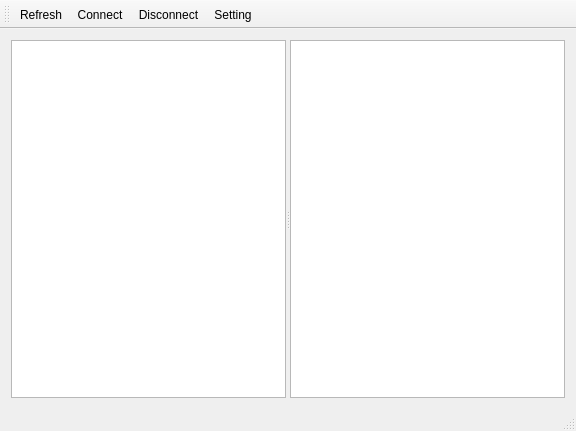
<?xml version="1.0" encoding="UTF-8"?>
<ui version="4.0">
 <class>MainWindow</class>
 <widget class="QMainWindow" name="MainWindow">
  <property name="geometry">
   <rect>
    <x>0</x>
    <y>0</y>
    <width>576</width>
    <height>431</height>
   </rect>
  </property>
  <property name="windowTitle">
   <string>MainWindow</string>
  </property>
  <widget class="QWidget" name="centralWidget">
   <layout class="QGridLayout" name="gridLayout">
    <item row="0" column="0">
     <widget class="QSplitter" name="splitter">
      <property name="orientation">
       <enum>Qt::Horizontal</enum>
      </property>
      <widget class="QPlainTextEdit" name="pte_finger_print"/>
      <widget class="QPlainTextEdit" name="pte_rfid"/>
     </widget>
    </item>
   </layout>
  </widget>
  <widget class="QMenuBar" name="menuBar">
   <property name="geometry">
    <rect>
     <x>0</x>
     <y>0</y>
     <width>576</width>
     <height>22</height>
    </rect>
   </property>
  </widget>
  <widget class="QToolBar" name="mainToolBar">
   <attribute name="toolBarArea">
    <enum>TopToolBarArea</enum>
   </attribute>
   <attribute name="toolBarBreak">
    <bool>false</bool>
   </attribute>
   <addaction name="actionRefresh"/>
   <addaction name="actionConnect"/>
   <addaction name="actionDisconnect"/>
   <addaction name="actionSetting"/>
  </widget>
  <widget class="QStatusBar" name="statusBar"/>
  <action name="actionRefresh">
   <property name="icon">
    <iconset resource="rsc.qrc">
     <normaloff>:/img/refresh.png</normaloff>:/img/refresh.png</iconset>
   </property>
   <property name="text">
    <string>Refresh</string>
   </property>
   <property name="toolTip">
    <string>Refresh</string>
   </property>
  </action>
  <action name="actionConnect">
   <property name="icon">
    <iconset resource="rsc.qrc">
     <normaloff>:/img/connect.png</normaloff>:/img/connect.png</iconset>
   </property>
   <property name="text">
    <string>Connect</string>
   </property>
   <property name="toolTip">
    <string>&lt;html&gt;&lt;head/&gt;&lt;body&gt;&lt;p&gt;Connect&lt;/p&gt;&lt;/body&gt;&lt;/html&gt;</string>
   </property>
  </action>
  <action name="actionDisconnect">
   <property name="icon">
    <iconset resource="rsc.qrc">
     <normaloff>:/img/disconnect.png</normaloff>:/img/disconnect.png</iconset>
   </property>
   <property name="text">
    <string>Disconnect</string>
   </property>
   <property name="toolTip">
    <string>Disconnect</string>
   </property>
  </action>
  <action name="actionSetting">
   <property name="icon">
    <iconset resource="rsc.qrc">
     <normaloff>:/img/settings.png</normaloff>:/img/settings.png</iconset>
   </property>
   <property name="text">
    <string>Setting</string>
   </property>
   <property name="toolTip">
    <string>Setting</string>
   </property>
  </action>
 </widget>
 <layoutdefault spacing="6" margin="11"/>
 <resources>
  <include location="rsc.qrc"/>
 </resources>
 <connections/>
</ui>
